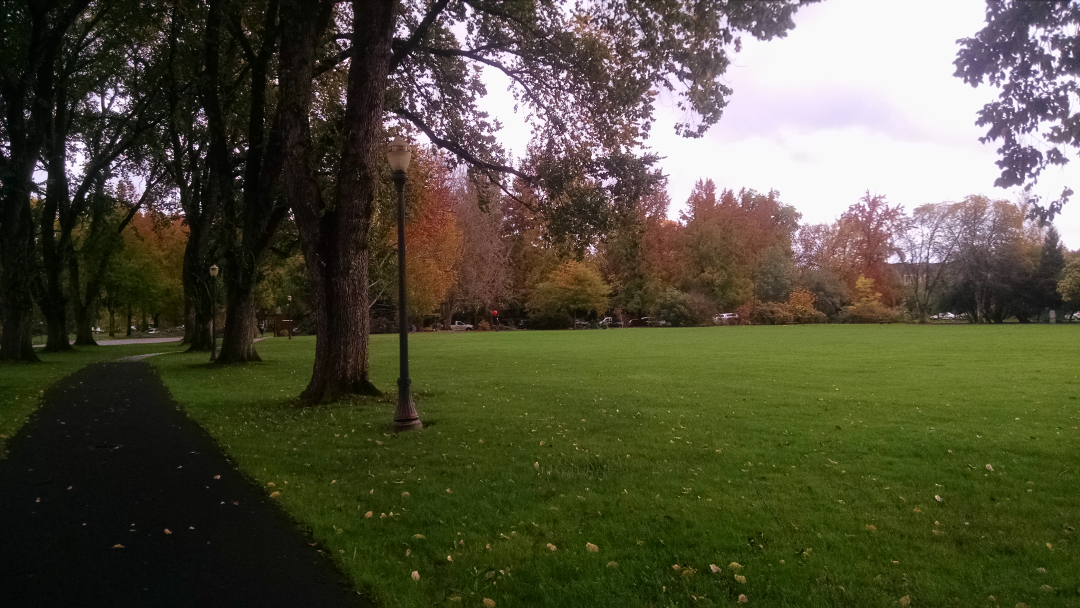
//> input picture photos/Balloon_Park_50.jpg, 4320 x 2432 px, given in place of the camera (shown at 1/4 size)
$ ./objectTrackingTut   (built with g++ and OpenCV 4)
//> lines starting //> are read from the running program, lines starting //| are printed output that depends on the picture; after the words box and inside, x2 and y2 are one past the last pixel; in counts of white or black regions, pixels touching at a corner belong together
//objectTrackingTutorial.cpp

//Written by  Kyle Hounslow 2013

//Permission is hereby granted, free of charge, to any person obtaining a copy of this software and associated documentation files (the "Software")
//, to deal in the Software without restriction, including without limitation the rights to use, copy, modify, merge, publish, distribute, sublicense,
//and/or sell copies of the Software, and to permit persons to whom the Software is furnished to do so, subject to the following conditions:

//The above copyright notice and this permission notice shall be included in all copies or substantial portions of the Software.

//THE SOFTWARE IS PROVIDED "AS IS", WITHOUT WARRANTY OF ANY KIND, EXPRESS OR IMPLIED, INCLUDING BUT NOT LIMITED TO THE WARRANTIES OF MERCHANTABILITY,
//FITNESS FOR A PARTICULAR PURPOSE AND NONINFRINGEMENT. IN NO EVENT SHALL THE AUTHORS OR COPYRIGHT HOLDERS BE LIABLE FOR ANY CLAIM, DAMAGES OR OTHER
//LIABILITY, WHETHER IN AN ACTION OF CONTRACT, TORT OR OTHERWISE, ARISING FROM, OUT OF OR IN CONNECTION WITH THE SOFTWARE OR THE USE OR OTHER DEALINGS
//IN THE SOFTWARE.

#include <sstream>
#include <string>
#include <iostream>
#include "opencv2/opencv.hpp"
#include "opencv2/gpu/gpu.hpp"
#include "opencv2/highgui/highgui.hpp"
#include <stdio.h>

using namespace cv;
//initial min and max HSV filter values.
//these will be changed using trackbars
int H_MIN = 0;
int H_MAX = 256;
int S_MIN = 0;
int S_MAX = 256;
int V_MIN = 0;
int V_MAX = 256;
//default capture width and height
const int FRAME_WIDTH = 640;
const int FRAME_HEIGHT = 480;
//max number of objects to be detected in frame
const int MAX_NUM_OBJECTS=50;
//minimum and maximum object area
const int MIN_OBJECT_AREA = 20*20;
const int MAX_OBJECT_AREA = FRAME_HEIGHT*FRAME_WIDTH/1.5;
//names that will appear at the top of each window
const string windowName = "Original Image";
const string windowName1 = "HSV Image";
const string windowName2 = "Thresholded Image";
const string windowName3 = "After Morphological Operations";
const string trackbarWindowName = "Trackbars";
void on_trackbar( int, void* )
{//This function gets called whenever a
	// trackbar position is changed


}
// [7 lines left out: function intToString, not called in this run]
void createTrackbars(){
	//create window for trackbars


    namedWindow(trackbarWindowName,0);
	//create memory to store trackbar name on window
	char TrackbarName[50];
	sprintf( TrackbarName, "H_MIN", H_MIN);
	sprintf( TrackbarName, "H_MAX", H_MAX);
	sprintf( TrackbarName, "S_MIN", S_MIN);
	sprintf( TrackbarName, "S_MAX", S_MAX);
	sprintf( TrackbarName, "V_MIN", V_MIN);
	sprintf( TrackbarName, "V_MAX", V_MAX);
	//create trackbars and insert them into window
	//3 parameters are: the address of the variable that is changing when the trackbar is moved(eg.H_LOW),
	//the max value the trackbar can move (eg. H_HIGH),
	//and the function that is called whenever the trackbar is moved(eg. on_trackbar)
	//                                  ---->    ---->     ---->
    createTrackbar( "H_MIN", trackbarWindowName, &H_MIN, H_MAX, on_trackbar );
//> slider 'H_MIN' is set to 51
    createTrackbar( "H_MAX", trackbarWindowName, &H_MAX, H_MAX, on_trackbar );
    createTrackbar( "S_MIN", trackbarWindowName, &S_MIN, S_MAX, on_trackbar );
//> slider 'S_MIN' is set to 51
    createTrackbar( "S_MAX", trackbarWindowName, &S_MAX, S_MAX, on_trackbar );
    createTrackbar( "V_MIN", trackbarWindowName, &V_MIN, V_MAX, on_trackbar );
//> slider 'V_MIN' is set to 51
    createTrackbar( "V_MAX", trackbarWindowName, &V_MAX, V_MAX, on_trackbar );


}
// [88 lines left out: functions drawObject, morphOps, trackFilteredObject, not called in this run]
int main(int argc, char* argv[])
{
	//some boolean variables for different functionality within this
	//program
    bool trackObjects = false;
    bool useMorphOps = false;
	//Matrix to store each frame of the webcam feed
	Mat cameraFeed;
	//matrix storage for HSV image
	Mat HSV;
	//matrix storage for binary threshold image
	Mat threshold;
	//x and y values for the location of the object
	int x=0, y=0;
	//create slider bars for HSV filtering
	createTrackbars();
	//video capture object to acquire webcam feed
	VideoCapture capture;
	//open capture object at location zero (default location for webcam)
	capture.open(0);
	//set height and width of capture frame
	capture.set(CV_CAP_PROP_FRAME_WIDTH,FRAME_WIDTH);
	capture.set(CV_CAP_PROP_FRAME_HEIGHT,FRAME_HEIGHT);
	//start an infinite loop where webcam feed is copied to cameraFeed matrix
	//all of our operations will be performed within this loop
	while(1){
		//store image to matrix
		capture.read(cameraFeed);
//> cameraFeed is the input picture: 2432 rows x 4320 cols, CV_8UC3; mean B, G, R 59.9, 80.8, 82.4
		//convert frame from BGR to HSV colorspace
		cvtColor(cameraFeed,HSV,COLOR_BGR2HSV);
//> HSV: 2432 rows x 4320 cols, CV_8UC3; mean H, S, V 51.4, 123.3, 87.9
		//filter HSV image between values and store filtered image to
		//threshold matrix
		vector<Mat> hsvplanes(3);
		cv::split(HSV, hsvplanes);
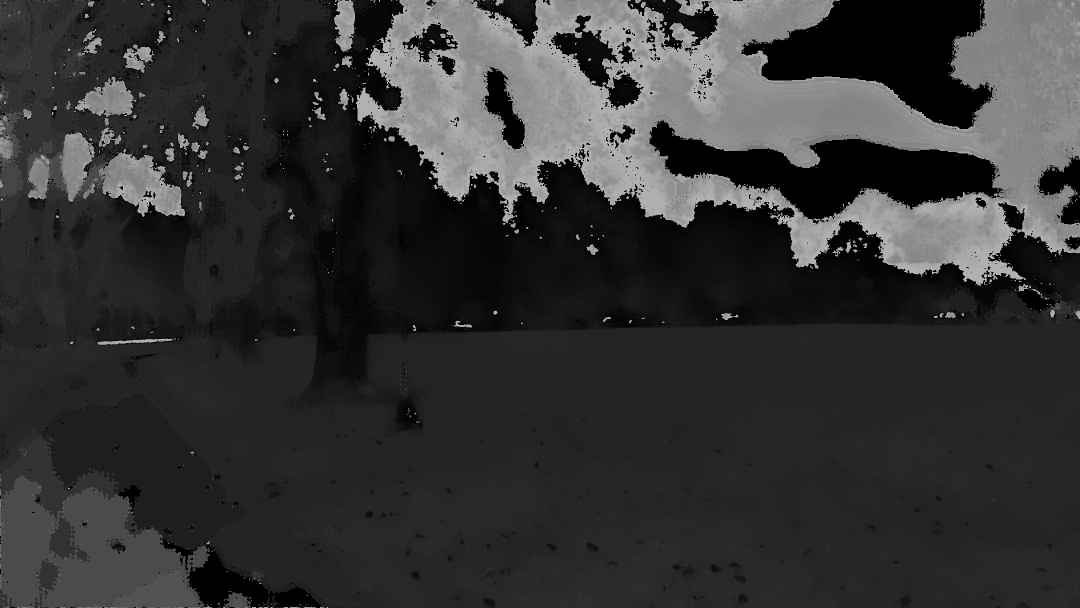
//> hsvplanes[0]: 2432 rows x 4320 cols, CV_8UC1 (shown at 1/4 size); min 0, max 179, mean 51.4
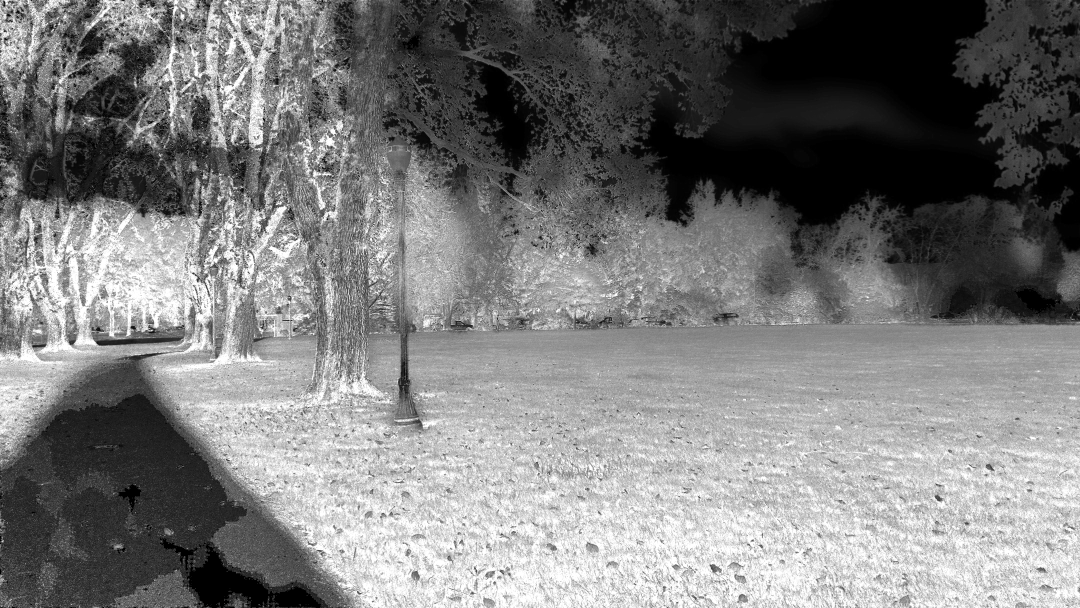
//> hsvplanes[1]: 2432 rows x 4320 cols, CV_8UC1 (shown at 1/4 size); min 0, max 255, mean 123.3
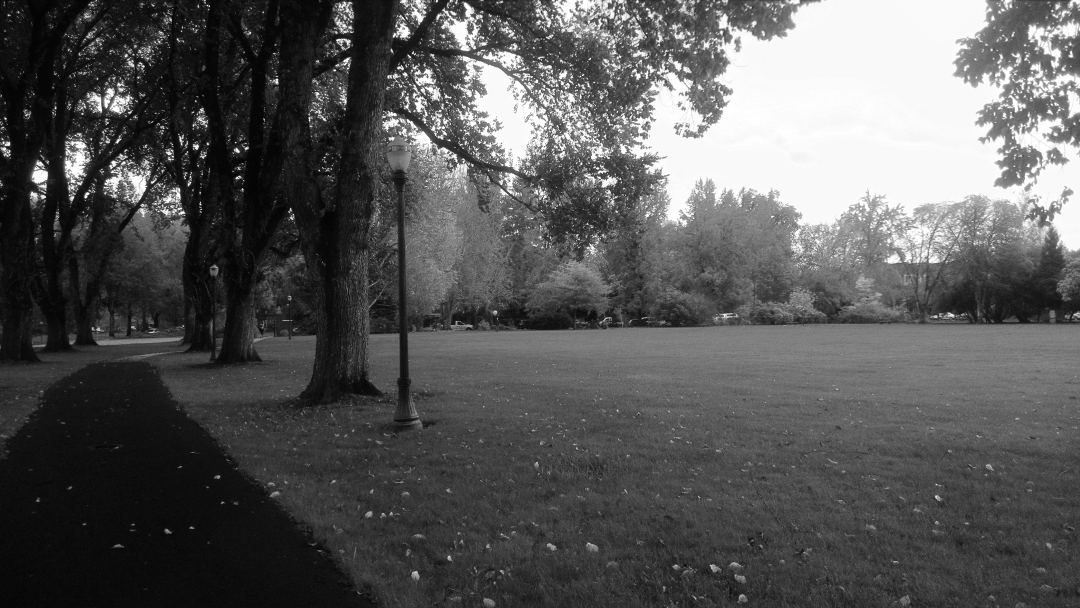
//> hsvplanes[2]: 2432 rows x 4320 cols, CV_8UC1 (shown at 1/4 size); min 0, max 255, mean 87.9
		cv::absdiff(hsvplanes[0], Scalar(90), hsvplanes[0]);
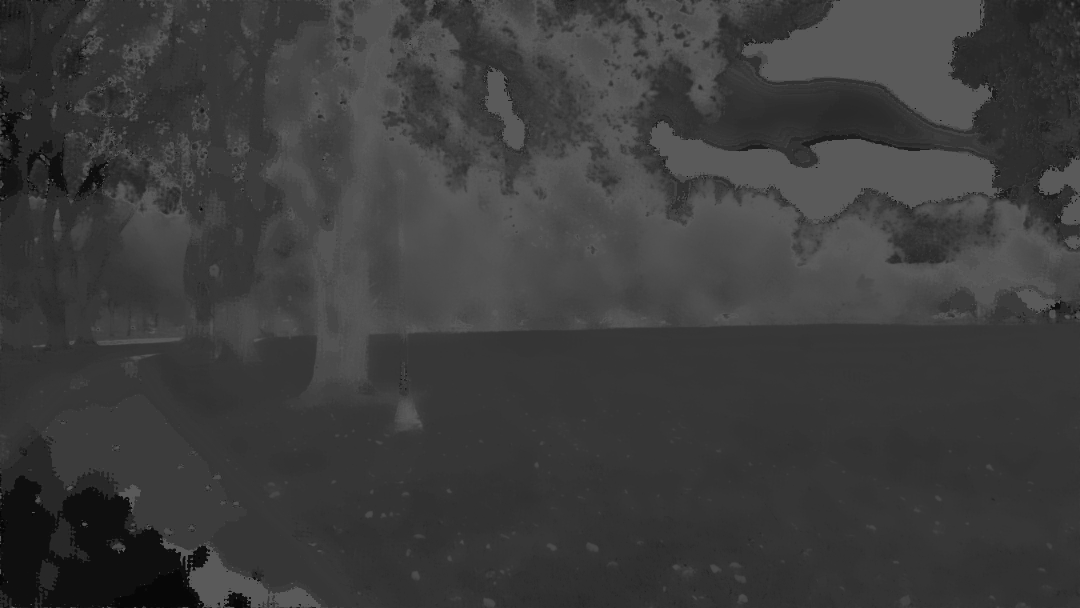
//> hsvplanes[0]: 2432 rows x 4320 cols, CV_8UC1 (shown at 1/4 size); min 0, max 90, mean 60.4
		cv::merge(hsvplanes, HSV);
//> HSV: 2432 rows x 4320 cols, CV_8UC3; mean H, S, V 60.4, 123.3, 87.9
		inRange(HSV,Scalar(H_MIN,S_MIN,V_MIN),Scalar(H_MAX,S_MAX,V_MAX),threshold);
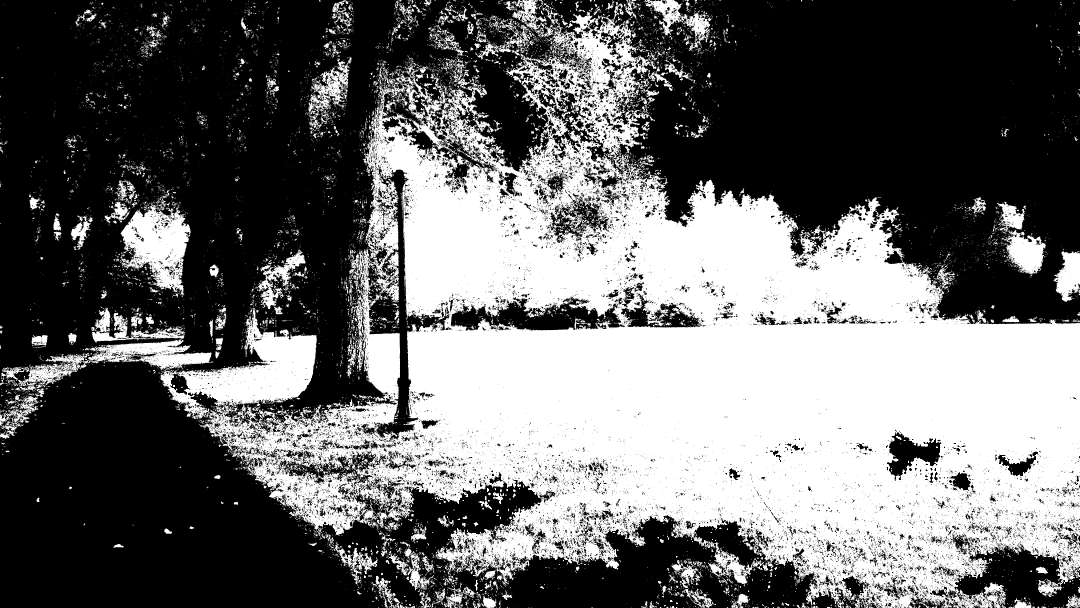
//> threshold: 2432 rows x 4320 cols, CV_8UC1 (shown at 1/4 size); 41.6% white; 15620 white regions (13885 under 20 px), largest, box (x1, y1, x2, y2) and area: (642, 47, 4320, 2432) 3882129, (482, 758, 763, 1182) 56851, (352, 1231, 854, 1479) 44543
		//perform morphological operations on thresholded image to eliminate noise
		//and emphasize the filtered object(s)
		if(useMorphOps)
		morphOps(threshold);
		//pass in thresholded frame to our object tracking function
		//this function will return the x and y coordinates of the
		//filtered object
		if(trackObjects)
			trackFilteredObject(x,y,threshold,cameraFeed);

		//show frames
		imshow(windowName2,threshold);
		imshow(windowName,cameraFeed);
		imshow(windowName1,HSV);
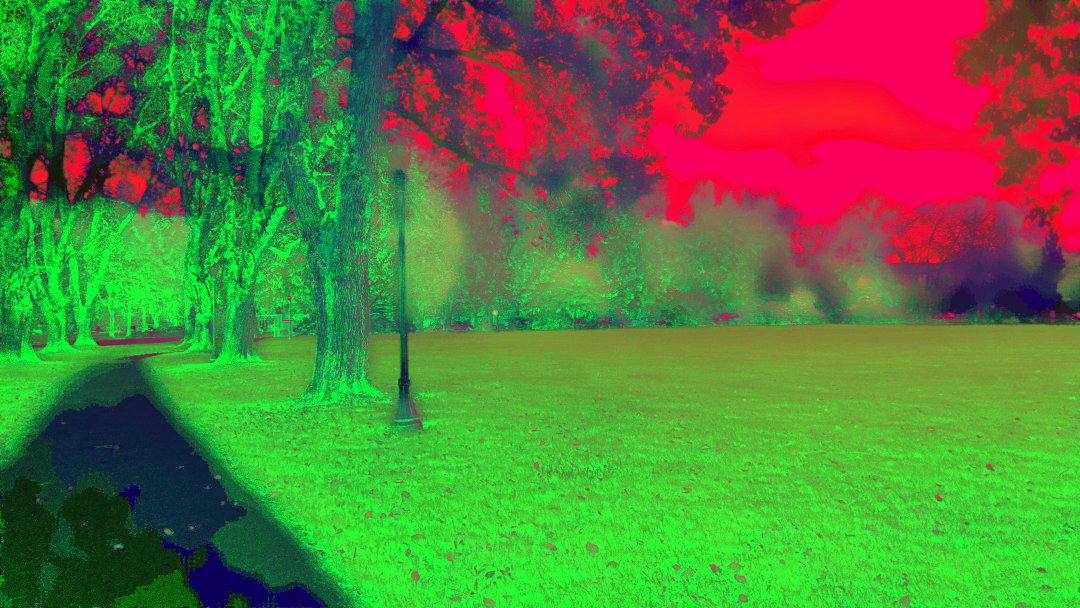
//> window 'HSV Image': 2432 rows x 4320 cols, CV_8UC3 (shown at 1/4 size); mean B, G, R 60.4, 123.3, 87.9


		//delay 30ms so that screen can refresh.
		//image will not appear without this waitKey() command
		waitKey(30);
	}


	return 0;
}

$ run again, on photos/Balloon_Park_60.jpg
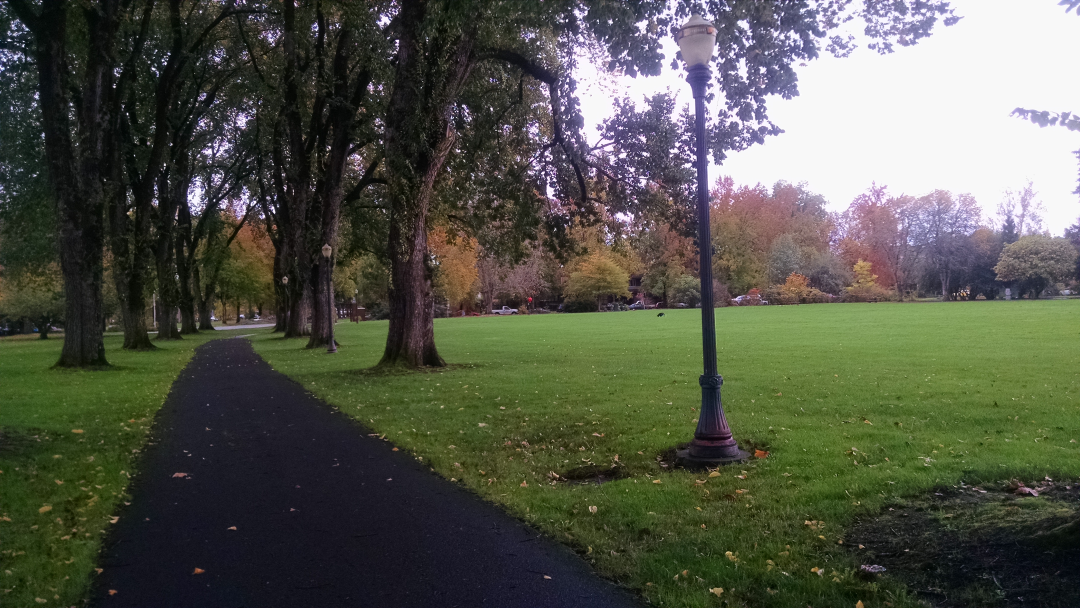
//> input picture photos/Balloon_Park_60.jpg, 4320 x 2432 px, given in place of the camera (shown at 1/4 size)
//> cameraFeed is the input picture: 2432 rows x 4320 cols, CV_8UC3; mean B, G, R 73.7, 85.9, 83.1
//> `inRange(HSV,Scalar(H_MIN,S_MIN,V_MIN),Scalar(H_MAX,S_MAX,V_MAX),thresh..`:
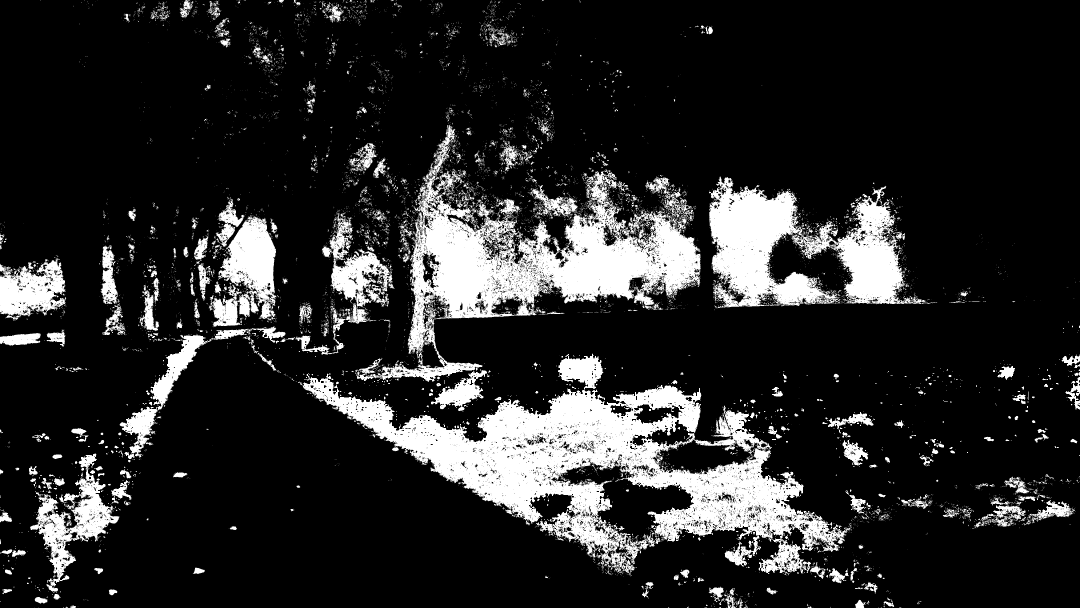
//> threshold: 2432 rows x 4320 cols, CV_8UC1 (shown at 1/4 size); 16% white; 12516 white regions (11213 under 20 px), largest, box (x1, y1, x2, y2) and area: (1210, 1414, 3408, 2306) 567335, (1420, 499, 2803, 1528) 369812, (2836, 705, 3749, 1232) 217049
//> `imshow(windowName1,HSV);`:
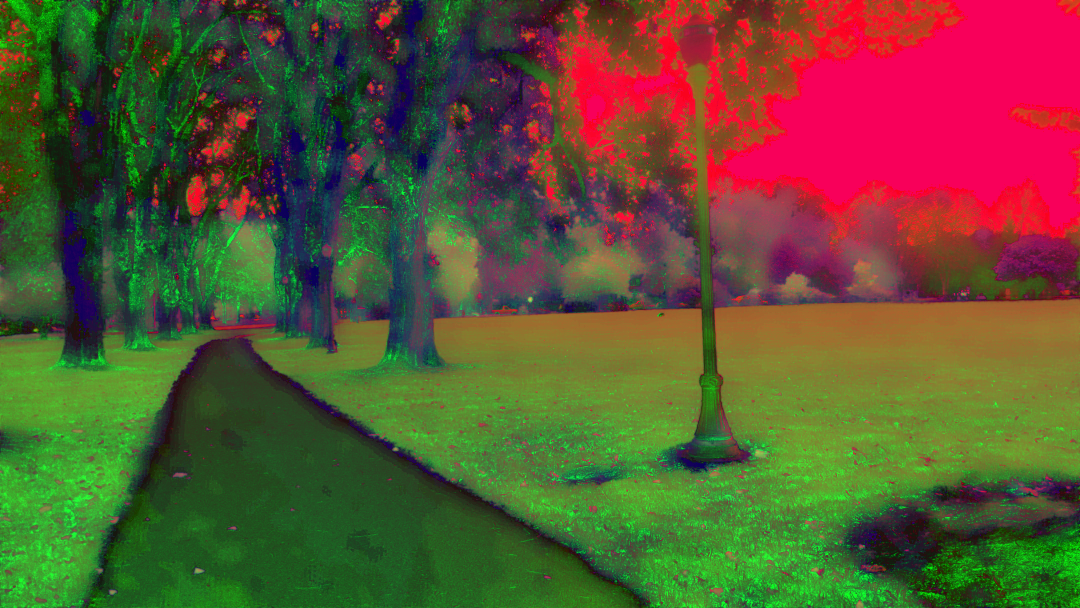
//> window 'HSV Image': 2432 rows x 4320 cols, CV_8UC3 (shown at 1/4 size); mean B, G, R 50.7, 83.1, 93
